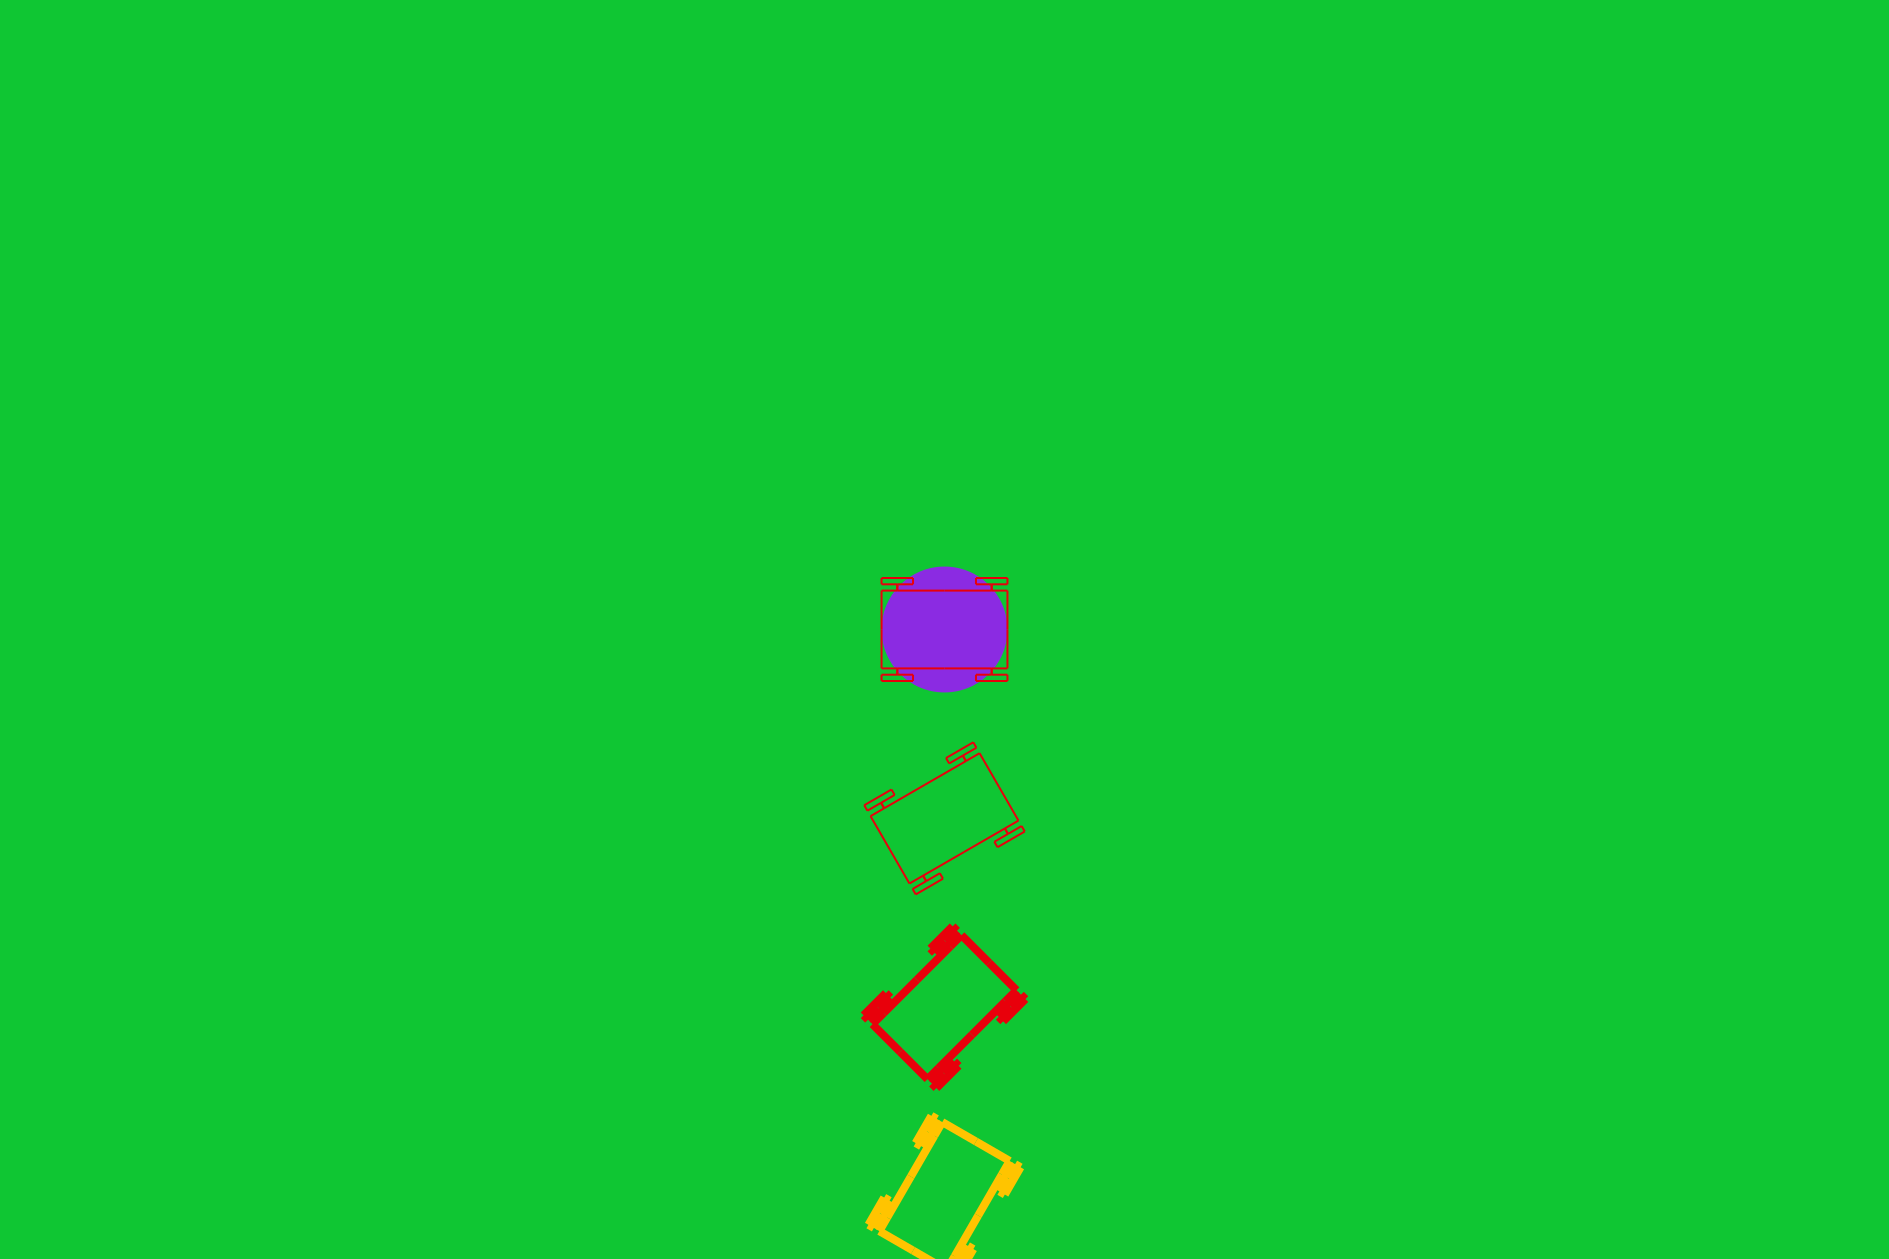

Source code (Julia):
using MechanicalSketch
import MechanicalSketch: °, background, sethue, O, PT, finish, empty_figure
import MechanicalSketch:m, color_with_lumin, drawcart, setline, circle, PALETTE
let
BACKCOLOR = color_with_lumin(PALETTE[3], 70)
function restart()
    empty_figure(filename = joinpath(@__DIR__, "test_9.png"))
    background(BACKCOLOR)
    sethue(PALETTE[5])
end
restart()
circle(O, 1.0m, :fill)
sethue(PALETTE[4])
drawcart()
drawcart(p = O + (0m, -3m), α = 30°)
setline(2PT)
drawcart(p = O + (0m, -6m), α = 45°)
sethue(PALETTE[9])
drawcart(p = O + (0m, -9m), α = 60°)
finish()
nothing
end